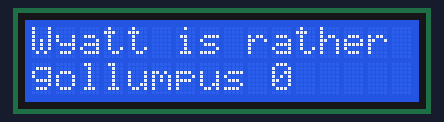
Bench run of a sketch on a simulated Arduino Uno, built with avr-gcc and run on an emulated ATmega328P. Parts: 16×2 character LCD. Random numbers use the default seed unless the sketch sets one.

Above: at 0.1 s.
At 4.1 s:
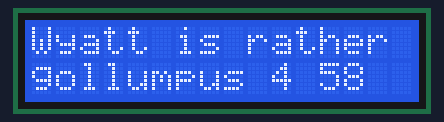
At 9.2 s:
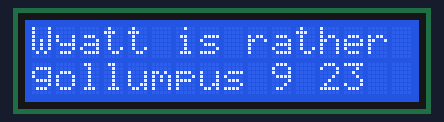
At 19.2 s:
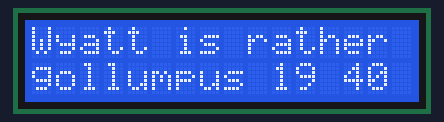
At 28.2 s:
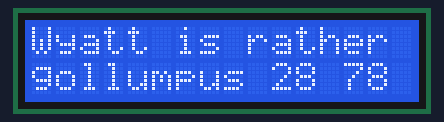
At 38.3 s:
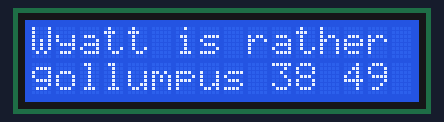

The sketch:

lcd_screen.ino
```cpp
#include <LiquidCrystal.h>

LiquidCrystal lcd(13,12,11,10,9,8);

void setup() {
  // put your setup code here, to run once:
lcd.begin(16,2); //lcd is 16char wide and 2 tall

lcd.clear();

}

void loop() {
  // put your main code here, to run repeatedly:
lcd.setCursor(0,0);

lcd.print("Wyatt is rather");
lcd.setCursor(0,1);
lcd.print("gollumpus ");

lcd.print(millis()/1000);
lcd.print(" ");
delay(1000);
lcd.print(random(0,100));

}
```

Measured:
- what the display in image 1 shows lasts 1.0 s, from 4.1 s to 5.1 s
